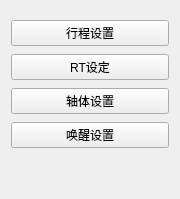
       <widget class="QFrame" name="frameBLeft">
        <property name="minimumSize">
         <size>
          <width>180</width>
          <height>0</height>
         </size>
        </property>
        <property name="maximumSize">
         <size>
          <width>180</width>
          <height>16777215</height>
         </size>
        </property>
        <property name="styleSheet">
         <string notr="true"/>
        </property>
        <property name="frameShape">
         <enum>QFrame::Shape::NoFrame</enum>
        </property>
        <property name="frameShadow">
         <enum>QFrame::Shadow::Plain</enum>
        </property>
        <property name="lineWidth">
         <number>0</number>
        </property>
        <layout class="QVBoxLayout" name="verticalLayout_2">
         <property name="spacing">
          <number>8</number>
         </property>
         <property name="topMargin">
          <number>20</number>
         </property>
         <item>
          <widget class="QPushButton" name="pushButtonSet1">
           <property name="text">
            <string>行程设置</string>
           </property>
          </widget>
         </item>
         <item>
          <widget class="QPushButton" name="pushButtonSet2">
           <property name="text">
            <string>RT设定</string>
           </property>
          </widget>
         </item>
         <item>
          <widget class="QPushButton" name="pushButtonSet3">
           <property name="text">
            <string>轴体设置</string>
           </property>
          </widget>
         </item>
         <item>
          <widget class="QPushButton" name="pushButtonSet4">
           <property name="text">
            <string>唤醒设置</string>
           </property>
          </widget>
         </item>
         <item>
          <spacer name="verticalSpacer">
           <property name="orientation">
            <enum>Qt::Orientation::Vertical</enum>
           </property>
           <property name="sizeHint" stdset="0">
            <size>
             <width>20</width>
             <height>40</height>
            </size>
           </property>
          </spacer>
         </item>
        </layout>
       </widget>
